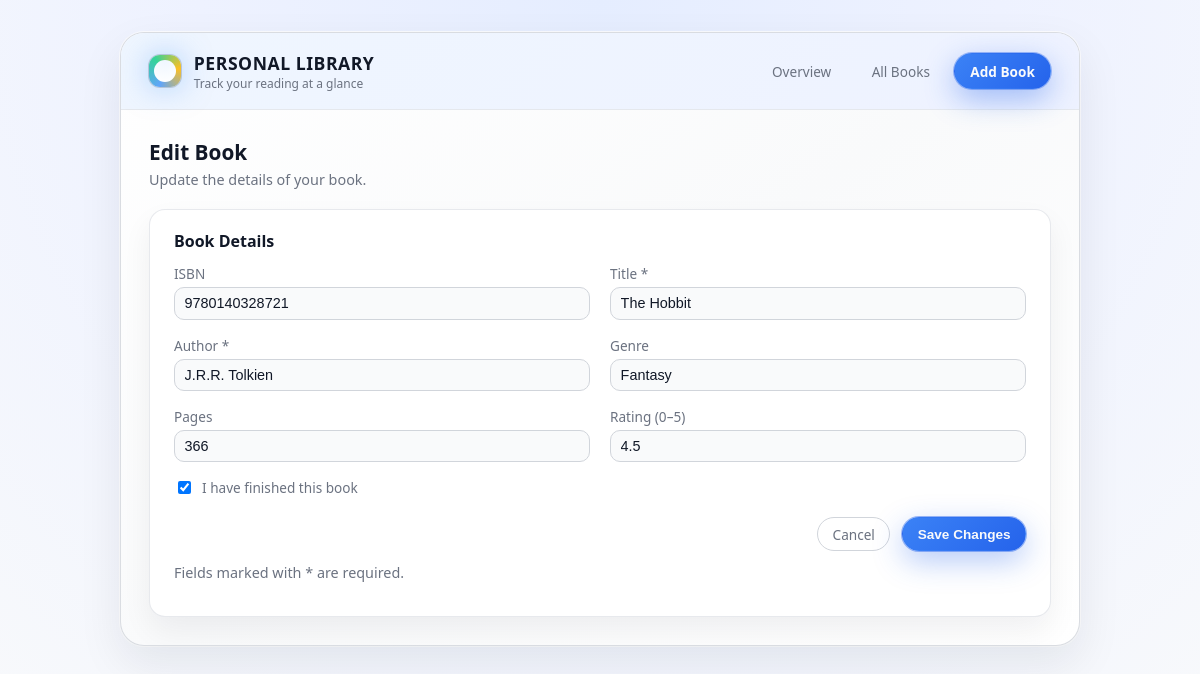
Screenshot of /edit/1 with the database file from the repository.
### models.py (models this page shows)
class Book(db.Model):
    __tablename__ = "books"
    id = db.Column(db.Integer, primary_key=True, autoincrement=True)
    isbn = db.Column(db.String(20), nullable=False, default="")
    title = db.Column(db.String(255), nullable=False, default="")
    author = db.Column(db.String(255), nullable=False, default="")
    genre = db.Column(db.String(128), nullable=False, default="")
    pages = db.Column(db.Integer, nullable=False, default=0)
    is_read = db.Column(db.Boolean, nullable=False, default=False)
    rating = db.Column(db.Float, nullable=False, default=0.0)

### web_app.py (the view, shortened to what this page needs)
@app.route("/edit/<int:item_id>", methods=["GET", "POST"])
def edit_book(item_id: int):
    book = db.session.get(Book, item_id)
    if not book:
        return redirect(url_for("list_books"))
    return render_template("edit.html", book=book)

### templates/edit.html (shortened to what this page needs)
{% extends "base.html" %}
{% block content %}
  <div class="page-header">
    <div>
      <h2>Edit Book</h2>
      <p>Update the details of your book.</p>
    </div>
  </div>
  <section class="card">
    <h3>Book Details</h3>
    <form method="post" action="{{ url_for('edit_book', item_id=book.id) }}">
      <div class="field">
        <label for="isbn">ISBN</label>
        <input type="text" id="isbn" name="isbn" value="{{ book.isbn }}" placeholder="978…" />
      </div>
      <div class="field">
        <label for="title">Title *</label>
        <input type="text" id="title" name="title" required value="{{ book.title }}" placeholder="The Hobbit" />
      </div>
      <div class="field">
        <label for="author">Author *</label>
        <input type="text" id="author" name="author" required value="{{ book.author }}" placeholder="J.R.R. Tolkien" />
      </div>
      <div class="field">
        <label for="genre">Genre</label>
        <input type="text" id="genre" name="genre" value="{{ book.genre }}" placeholder="Fantasy" />
      </div>
      <div class="field">
        <label for="pages">Pages</label>
        <input type="number" id="pages" name="pages" min="0" value="{{ book.pages }}" placeholder="366" />
      </div>
      <div class="field">
        <label for="rating">Rating (0–5)</label>
        <input
          type="number"
          id="rating"
          name="rating"
          step="0.1"
          min="0"
          max="5"
          value="{{ '%.1f'|format(book.rating) if book.rating else '' }}"
          placeholder="4.5"
        />
      </div>
      <div class="field-inline">
        <input type="checkbox" id="is_read" name="is_read" {% if book.is_read %}checked{% endif %} />
        <label for="is_read">I have finished this book</label>
      </div>
      <div class="actions">
        <a href="{{ url_for('list_books') }}" class="btn btn-secondary">Cancel</a>
        <button type="submit" class="btn btn-primary">Save Changes</button>
      </div>
    </form>
    <p class="muted" style="margin-top: 0.75rem;">
      Fields marked with * are required.
    </p>
  </section>
{% endblock %}

### templates/base.html (style rules this page uses)
:root { --bg: #f3f4f6; --bg-card: #ffffff; --accent: #2563eb; --accent-soft: rgba(37, 99, 235, 0.08); --border: #e5e7eb; --text: #111827; --muted: #6b7280; --success: #16a34a; --radius-lg: 16px; --radius-md: 10px; }
* { box-sizing: border-box; }
body { margin: 0; min-height: 100vh; font-family: system-ui, -apple-system, BlinkMacSystemFont, "Segoe UI", sans-serif; color: var(--text); background: radial-gradient(circle at top, #e5edff 0, #eef2ff 40%, #f9fafb 100%); display: flex; justify-content: center; align-items: flex-start; padding: 2rem 1rem; }
.page-header { display: flex; justify-content: space-between; align-items: flex-end; gap: 1rem; margin-bottom: 1.25rem; }
.page-header h2 { margin: 0; font-size: 1.3rem; }
.page-header p { margin: 0.25rem 0 0; font-size: 0.9rem; color: var(--muted); }
.card { background: var(--bg-card); border-radius: var(--radius-lg); border: 1px solid rgba(229, 231, 235, 0.9); padding: 1.25rem 1.5rem; box-shadow: 0 14px 30px rgba(15, 23, 42, 0.06); }
.card h3 { margin: 0 0 0.75rem; font-size: 1rem; }
.muted { color: var(--muted); font-size: 0.9rem; }
form { display: grid; grid-template-columns: 1fr 1fr; gap: 1rem 1.25rem; }
.field { display: flex; flex-direction: column; gap: 0.25rem; font-size: 0.85rem; }
.field label { color: var(--muted); }
.field input[type="text"], .field input[type="number"] { border-radius: var(--radius-md); border: 1px solid #d1d5db; background: #f9fafb; padding: 0.45rem 0.6rem; color: var(--text); font-size: 0.9rem; }
.field-inline { display: flex; align-items: center; gap: 0.5rem; font-size: 0.85rem; color: var(--muted); }
.actions { grid-column: 1 / -1; display: flex; justify-content: flex-end; gap: 0.75rem; margin-top: 0.25rem; }
.btn { border-radius: 999px; padding: 0.4rem 0.9rem; border: 1px solid transparent; font-size: 0.85rem; cursor: pointer; display: inline-flex; align-items: center; gap: 0.35rem; text-decoration: none; }
.btn-primary { background: linear-gradient(135deg, #3b82f6, #2563eb); color: #f9fafb; font-weight: 600; box-shadow: 0 0 0 1px rgba(37, 99, 235, 0.45), 0 10px 30px rgba(37, 99, 235, 0.35); }
.btn-secondary { background: #ffffff; color: var(--muted); border-color: #d1d5db; }

### rows the page displays
Book: isbn "9780140328721", title "The Hobbit", author "J.R.R. Tolkien", genre "Fantasy", pages "366", rating "4.5", is_read "☑"
